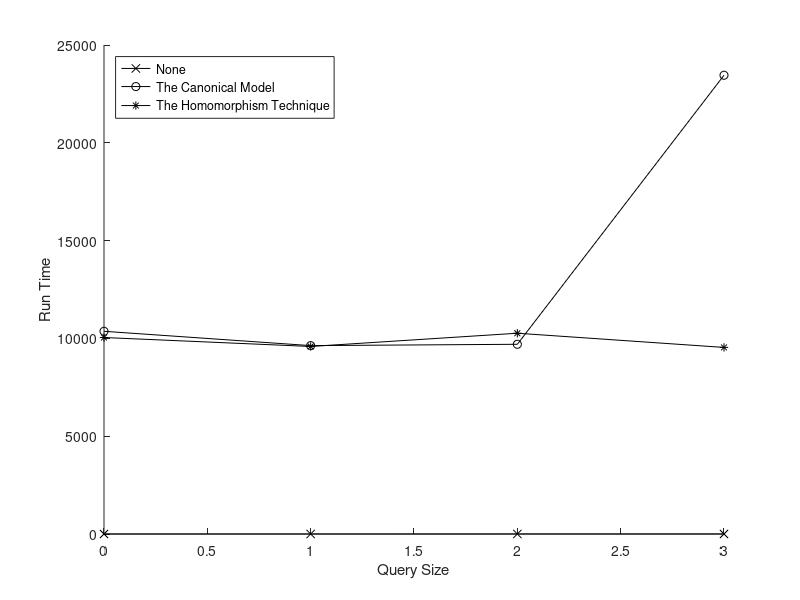

Recreate this plot in MATLAB.
format long
A = [
	0	0.420000	10363.110000	10045.320000;
	1	0.450000	9631.550000	9587.430000;
	2	0.840000	9699.100000	10264.190000;
	3	1.040000	23453.460000	9538.840000;
];

hold on
f = plot(A(:,1), A(:,2), 'k-x');
f = plot(A(:,1), A(:,3), 'k-o');
f = plot(A(:,1), A(:,4), 'k-*');
hold off
xlabel('Query Size')
ylabel('Run Time')
legend('None', 'The Canonical Model', 'The Homomorphism Technique', 'Location', 'northwest')
saveas(f, '../img/DescendantBranchDepth2WildcardGraph.png');
